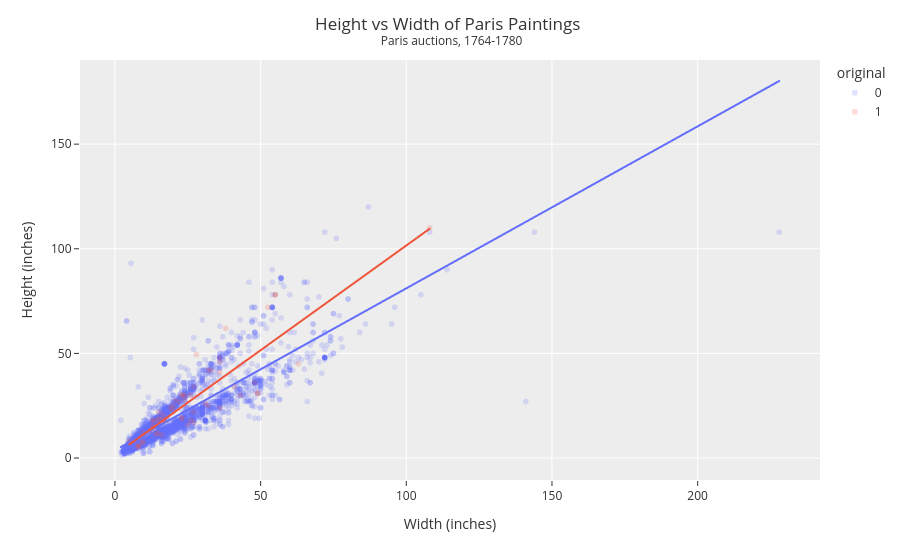

The notebook cell this image was saved under:
### Code cell
DF['original'] = DF['original'].apply(lambda x: str(x))

fig = px.scatter(DF,
                 x='Width_in',
                 y="Height_in",
                 color='original',
                 opacity=0.2,
                 trendline='ols')

fig.update_layout(template="ggplot2",
                  title='Height vs Width of Paris Paintings <br><sup> Paris auctions, 1764-1780</sup>',
                  title_x=0.5,
                  xaxis_title="Width (inches)",
                  yaxis_title="Height (inches)")

fig.show()

### Figure 1 — Plotly figure (JSON) as saved in the notebook; plotly's stock layout.template omitted (floating-point values rounded to 4 significant figures; data arrays with more than 128 entries replaced by an {"elided": "..."} marker saying what was removed)
{"data": [{"hovertemplate": "original=0<br>Width_in=%{x}<br>Height_in=%{y}<extra></extra>", "legendgroup": "0", "marker": {"color": "#636efa", "opacity": 0.2, "symbol": "circle"}, "mode": "markers", "name": "0", "showlegend": true, "type": "scattergl", "x": {"elided": "3330 float values"}, "xaxis": "x", "y": {"elided": "3330 float values"}, "yaxis": "y"}, {"hovertemplate": "<b>OLS trendline</b><br>Height_in = 0.774045 * Width_in + 3.69567<br>R<sup>2</sup>=0.680772<br><br>original=0<br>Width_in=%{x}<br>Height_in=%{y} <b>(trend)</b><extra></extra>", "legendgroup": "0", "marker": {"color": "#636efa", "symbol": "circle"}, "mode": "lines", "name": "0", "showlegend": false, "type": "scattergl", "x": {"elided": "3077 float values"}, "xaxis": "x", "y": {"elided": "3077 float values"}, "yaxis": "y"}, {"hovertemplate": "original=1<br>Width_in=%{x}<br>Height_in=%{y}<extra></extra>", "legendgroup": "1", "marker": {"color": "#EF553B", "opacity": 0.2, "symbol": "circle"}, "mode": "markers", "name": "1", "showlegend": true, "type": "scattergl", "x": [55.0, 55.0, 27.0, 8.0, 8.0, 36.0, 25.0, 23.0, 23.0, 23.0, 23.0, 49.0, 49.0, 26.0, 13.25, 13.0, 9.5, 9.5, 14.75, 8.0, 16.75, 16.75, 24.0, 20.75, 43.0, 19.0, 24.0, 33.0, 20.0, 15.0, 31.0, 32.0, 13.0, NaN, 20.0, 22.0, NaN, 27.0, 27.0, 36.0, 16.5, 36.0, 108.0, 52.5, 38.0, 63.0, NaN, 36.0, 5.0, 28.0, 41.0, NaN, 12.0, 15.0, NaN, 13.0, 14.0, 15.0, 26.0, 32.0, 48.0, 9.5, 16.0], "xaxis": "x", "y": [78.0, 78.0, 17.0, 5.5, 5.5, 24.0, 16.0, 19.0, 19.0, 30.0, 30.0, 31.0, 31.0, 18.0, 18.0, 14.5, 7.5, 7.5, 11.75, 6.0, 18.0, 18.0, 30.0, 27.5, 30.0, 24.0, 28.0, 42.0, 23.0, 22.0, 26.0, 25.0, 17.75, NaN, 25.0, 27.0, NaN, 34.0, 22.0, 46.0, 20.5, 41.0, 110.0, 72.0, 62.0, 45.0, 12.0, 48.0, 8.0, 49.5, 34.0, NaN, 13.0, 18.0, NaN, 15.0, 11.5, 19.0, 30.0, 42.0, 36.0, 12.0, 11.0], "yaxis": "y"}, {"hovertemplate": "<b>OLS trendline</b><br>Height_in = 1.00083 * Width_in + 1.48194<br>R<sup>2</sup>=0.770210<br><br>original=1<br>Width_in=%{x}<br>Height_in=%{y} <b>(trend)</b><extra></extra>", "legendgroup": "1", "marker": {"color": "#EF553B", "symbol": "circle"}, "mode": "lines", "name": "1", "showlegend": false, "type": "scattergl", "x": [5.0, 8.0, 8.0, 8.0, 9.5, 9.5, 9.5, 12.0, 13.0, 13.0, 13.0, 13.25, 14.0, 14.75, 15.0, 15.0, 15.0, 16.0, 16.5, 16.75, 16.75, 19.0, 20.0, 20.0, 20.75, 22.0, 23.0, 23.0, 23.0, 23.0, 24.0, 24.0, 25.0, 26.0, 26.0, 27.0, 27.0, 27.0, 28.0, 31.0, 32.0, 32.0, 33.0, 36.0, 36.0, 36.0, 36.0, 38.0, 41.0, 43.0, 48.0, 49.0, 49.0, 52.5, 55.0, 55.0, 63.0, 108.0], "xaxis": "x", "y": [6.486, 9.489, 9.489, 9.489, 10.99, 10.99, 10.99, 13.49, 14.49, 14.49, 14.49, 14.74, 15.49, 16.24, 16.49, 16.49, 16.49, 17.5, 18.0, 18.25, 18.25, 20.5, 21.5, 21.5, 22.25, 23.5, 24.5, 24.5, 24.5, 24.5, 25.5, 25.5, 26.5, 27.5, 27.5, 28.5, 28.5, 28.5, 29.51, 32.51, 33.51, 33.51, 34.51, 37.51, 37.51, 37.51, 37.51, 39.51, 42.52, 44.52, 49.52, 50.52, 50.52, 54.03, 56.53, 56.53, 64.53, 109.6], "yaxis": "y"}], "layout": {"legend": {"title": {"text": "original"}, "tracegroupgap": 0}, "margin": {"t": 60}, "title": {"text": "Height vs Width of Paris Paintings <br><sup> Paris auctions, 1764-1780</sup>", "x": 0.5}, "xaxis": {"anchor": "y", "domain": [0, 1], "title": {"text": "Width (inches)"}}, "yaxis": {"anchor": "x", "domain": [0, 1], "title": {"text": "Height (inches)"}}}}
